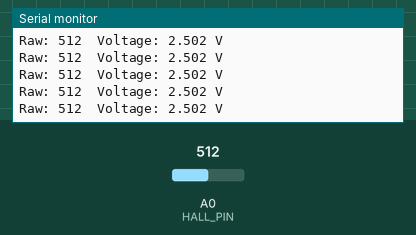
Simulated run of this sketch. Board: Arduino Uno, built with avr-gcc and run on an emulated ATmega328P. On the bench: the last lines printed to the serial monitor. Inputs (shaded band) come from the test bench; at power-on: A0 (HALL_PIN) = 512.

Above: at 1.2 s.
1.3 s: A0 (HALL_PIN) set to 716
At 1.32 s:
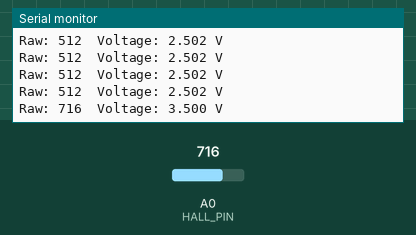
2.8 s: A0 (HALL_PIN) set to 900
At 2.83 s:
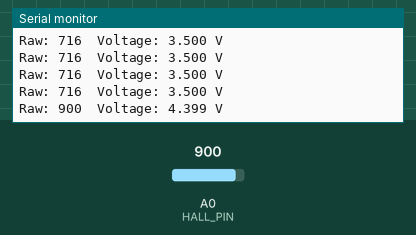
Timing chart, 0 to 5.8 s (numbered marks = the images above; inputs shaded):
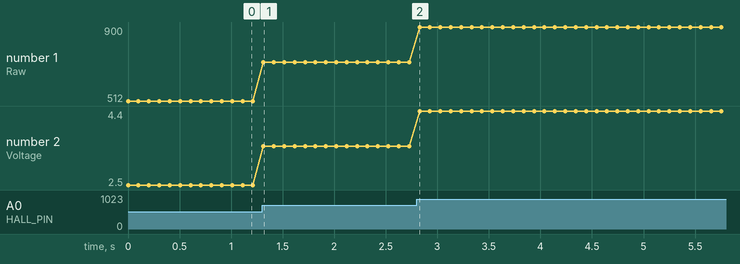

Measured:
- after the input at 1.3 s, the serial monitor: prints a new line at once (image 1)
- after the input at 2.8 s, the serial monitor: prints a new line at once (image 2)
- plotted number 1: 512 → 716 after the input at 1.3 s, 716 → 900 after the input at 2.8 s
- plotted number 2: 2.5 → 3.5 after the input at 1.3 s, 3.5 → 4.4 after the input at 2.8 s

The sketch:

hall_effect_test.ino
```cpp
const int HALL_PIN = A0;   // Analog input from Hall sensor

void setup() {
  Serial.begin(115200);
  Serial.println("Linear Hall Effect Sensor Test");
}

void loop() {
  int rawValue = analogRead(HALL_PIN);           // 0–1023 range (10-bit ADC)
  float voltage = rawValue * (5.0 / 1023.0);     // Convert to voltage
  Serial.print("Raw: ");
  Serial.print(rawValue);
  Serial.print("\tVoltage: ");
  Serial.print(voltage, 3);
  Serial.println(" V");
  delay(100);
}
```
